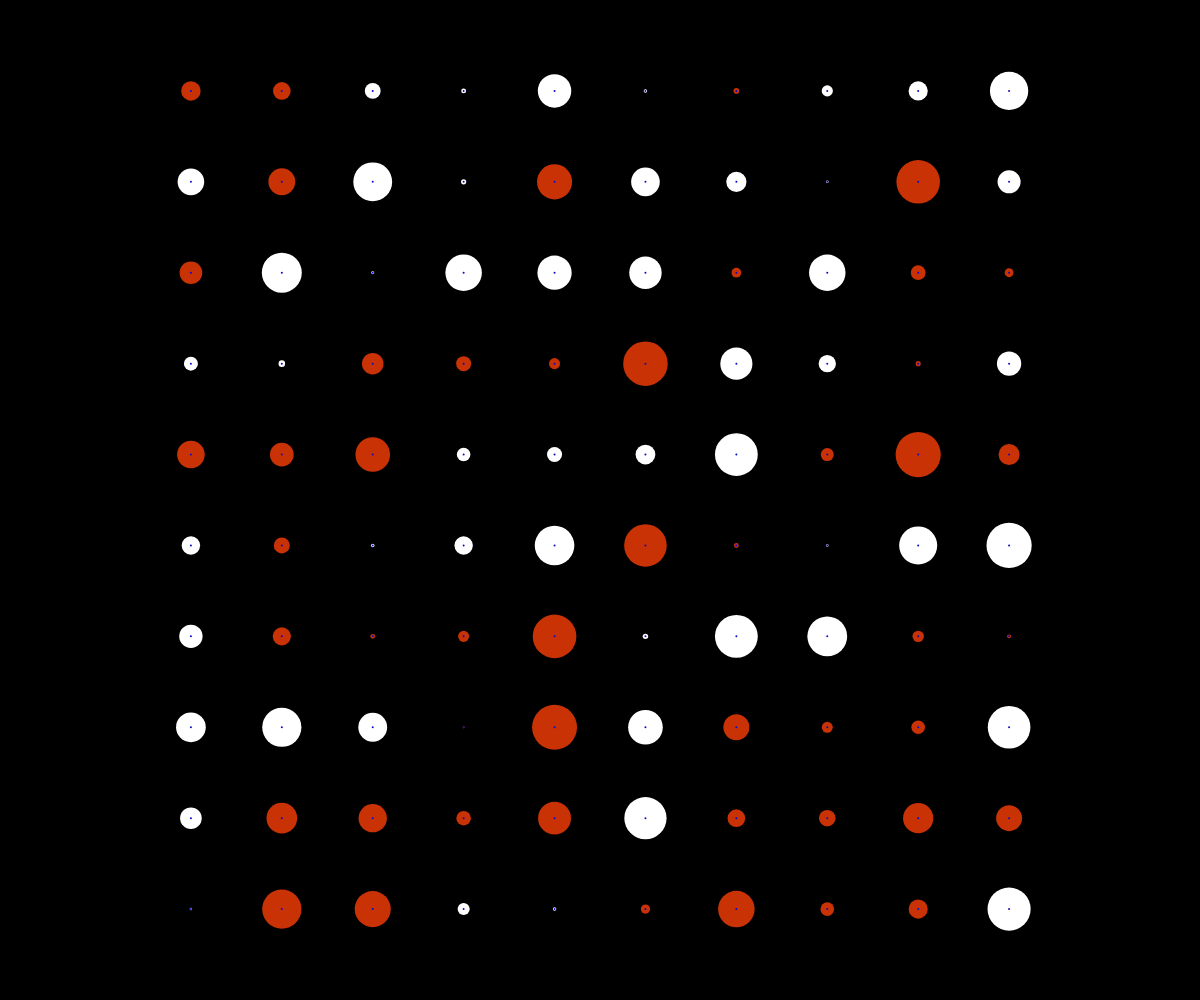
Frame 1 (no input)
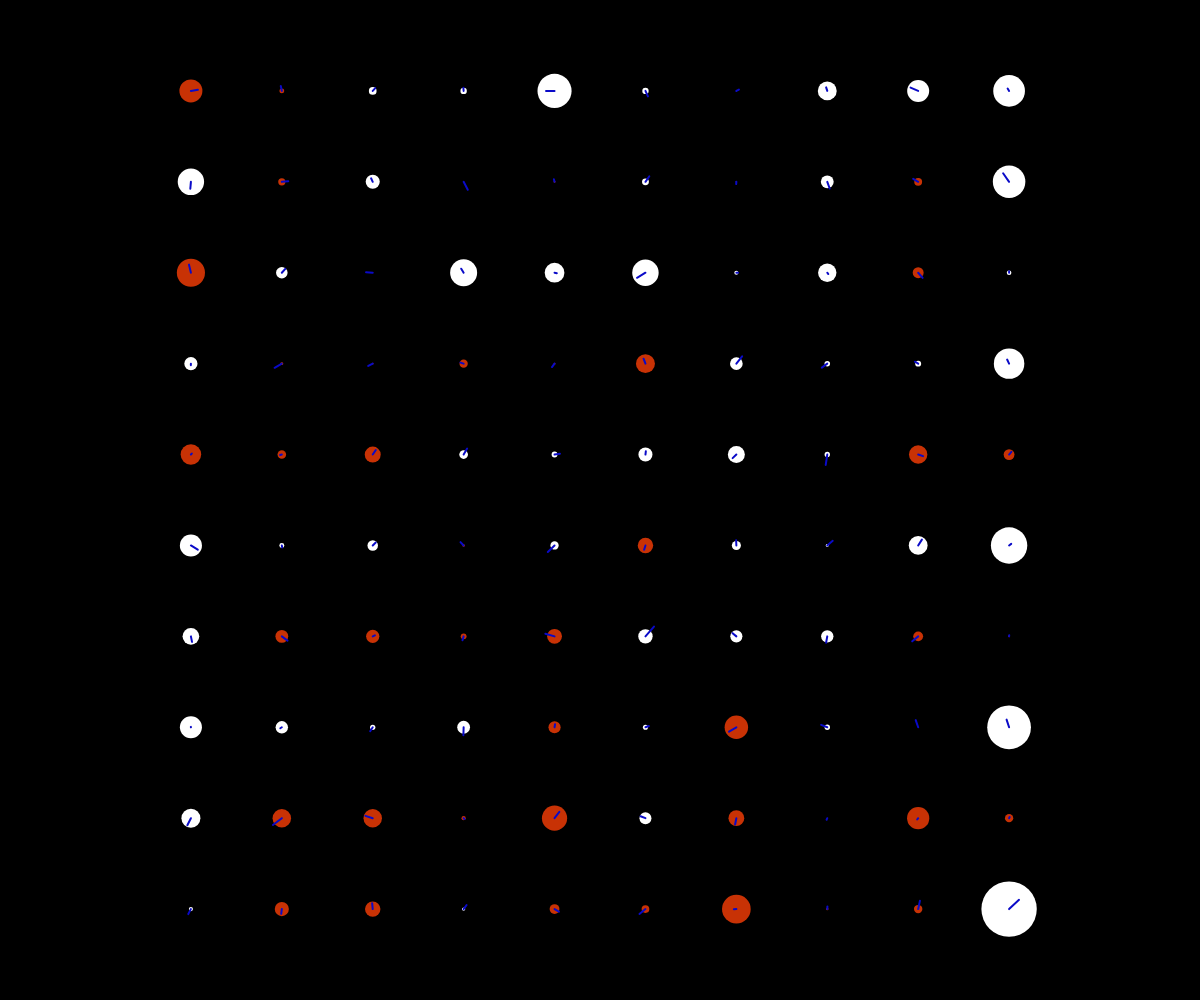
Frame 60 (no input)
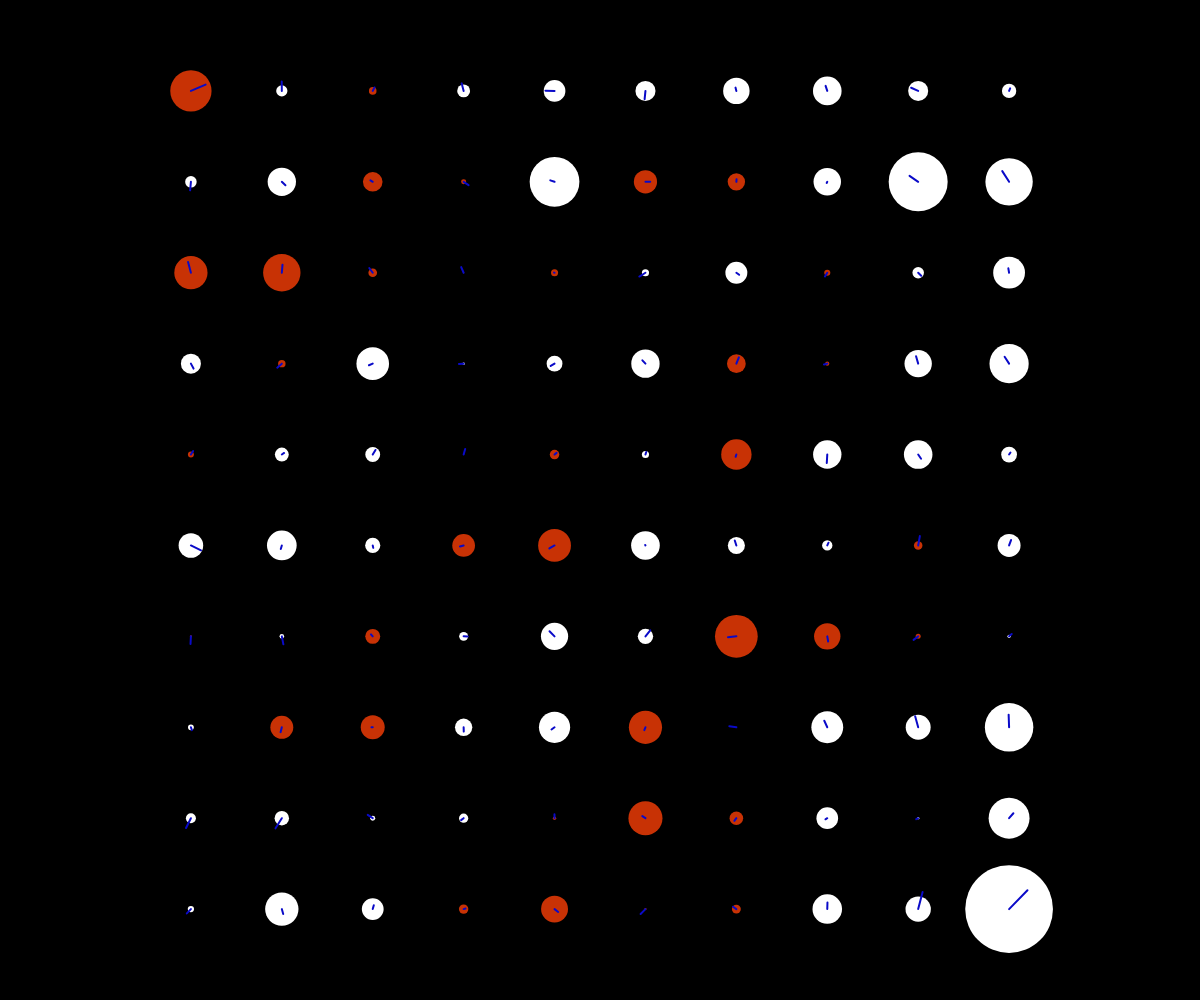
Frame 120 (the mouse pressed at the canvas centre since frame 60)

The p5.js sketch that drew these frames (run headless with seeded random() and noise() and a simulated clock; from frame 60 on, the mouse is pressed at the canvas centre):

// p5.js sketch
// ── sketch.js
let m0 = 1;
let e0 = 1;
let gridsize = 10; 
let interval = 60;
let scB, scE;
let dt = 0.01;
let field = []
let magnet = true;
let left_trans, up_trans;
function setup(){
	createCanvas(windowWidth,windowHeight);
	frameRate(60);
	resizing();
	for (let i = 0; i < gridsize; i++) {
    	field[i] = []; // create nested array
	}
	for(let j = 0; j < gridsize; j++){
		for(let k = 0; k < gridsize; k++){
			let thepos = [j,k];
			//float E  = 0;
			let E  = random(-1,1);
			// if(k==5 && j==5){ E = 2; }
			let By = 0;
			let Bz = 0;
			field[j][k] = new points(thepos,E,By,Bz);
		}
  	}
  background(5);
}

function draw(){	
	translate(left_trans, up_trans)
    background(0);
    for(let j = 0; j < gridsize; j++){
		for(let k = 0; k < gridsize; k++){
			field[j][k].show();
			field[j][k].calculate();
		}
  	}
  	for(let j = 0; j < gridsize; j++){
		for(let k = 0; k < gridsize; k++){
			field[j][k].update();
		}
  	}
}

//ssuming E only x axis
class points{

	// pos = []
  constructor(pos, E, By, Bz){
    this.pos = pos; this.E = E; this.By = By; this.Bz = Bz;
  }
  
  calculate(){ this.maxwell3(); this.maxwell4(); }
  
  update(){
    this.E += this.dE;
    this.By += this.dBy;
    this.Bz += this.dBz;
    this.E = constrain(this.E,-5,5);
    this.By =constrain(this.By,-20,20);
    this.Bz = constrain(this.Bz,-20,20);
  }
  
  show(){
    let tY = this.pos[0]; let tZ = this.pos[1]
    let radius = this.E*scE;
    if(this.E>=0){ noStroke(); fill(200,50,5)   ; circle(tY*interval, tZ*interval, radius); }
    else    { noStroke(); fill(255,255,255); circle(tY*interval, tZ*interval, radius); }
    if(magnet){noFill(); strokeWeight(2); stroke(10,10,200); line(tY*interval, tZ*interval, tY*interval + scB*this.By, tZ*interval + scB*this.Bz);}
  }
  
  maxwell3(){
    let DyE = 0;
    if(this.pos[0]==0){ DyE = field[this.pos[0]+1][this.pos[1]].E - this.E; }
    else if(this.pos[0]==gridsize-1){ DyE = this.E - field[this.pos[0]-1][this.pos[1]].E; }
    else { DyE = (field[this.pos[0]+1][this.pos[1]].E - field[this.pos[0]-1][this.pos[1]].E); }
    
    let DzE = 0;
    if(this.pos[1]==0){ DzE = field[this.pos[0]][this.pos[1]+1].E - this.E; }
    else if(this.pos[1]==gridsize-1){ DzE = this.E - field[this.pos[0]][this.pos[1]-1].E; }
    else { DzE = (field[this.pos[0]][this.pos[1]+1].E - field[this.pos[0]][this.pos[1]-1].E); }
    
    this.dBy = -dt*(DzE);
    this.dBz =  dt*(DyE);
  }
  
  maxwell4(){
    let DyBz = 0;
    if(this.pos[0]==0){ DyBz = field[this.pos[0]+1][this.pos[1]].Bz - this.Bz; }
    else if(this.pos[0]==gridsize-1){ DyBz = this.Bz - field[this.pos[0]-1][this.pos[1]].Bz; }
    else { DyBz = (field[this.pos[0]+1][this.pos[1]].Bz - field[this.pos[0]-1][this.pos[1]].Bz); }
    
    let DzBy = 0;
    if(this.pos[1]==0){ DzBy = field[this.pos[0]][this.pos[1]+1].By - this.By; }
    else if(this.pos[1]==gridsize-1){ DzBy = this.By - field[this.pos[0]][this.pos[1]-1].By; }
    else { DzBy = (field[this.pos[0]][this.pos[1]+1].By - field[this.pos[0]][this.pos[1]-1].By); }
    
    this.dE = dt*m0*e0*(DyBz - DzBy);
  }
  
}

function mouseClicked() {
	magnet = !magnet;
}

function windowResized() {
	resizeCanvas(windowWidth, windowHeight);
	resizing();
}

function resizing(){
	interval = min(windowWidth,windowHeight)/(gridsize+1);
 	left_trans = max((windowWidth  - interval*(gridsize-1))/2 , 0);
	up_trans   = max((windowHeight - interval*(gridsize-1))/2 , 0);
	scB = interval/8;
	scE = interval/2;
	// print(interval);
}
